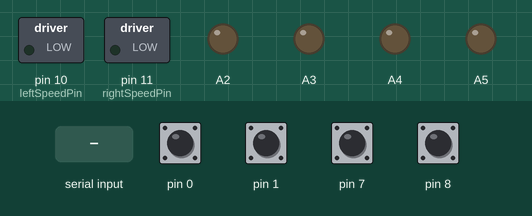
Bench run of a sketch on a simulated Arduino Uno, built with avr-gcc and run on an emulated ATmega328P. Parts: switched loads named in the sketch (green lamp = pin HIGH), output pins drawn as LEDs (lit = HIGH). The test bench sets the inputs (shaded band); at power-on: pin 0, pin 1, pin 7, pin 8 HIGH. What the sketch prints to the serial monitor is not drawn.

Above: at 1.2 s.
1.3 s: "90,45\n" received over Serial
At 3.3 s:
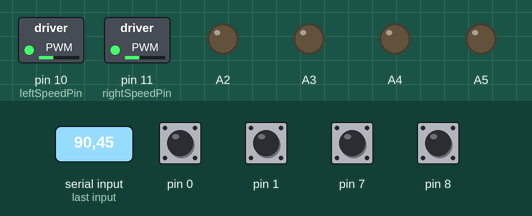
4.3 s: "30,150\n" received over Serial
At 5.5 s:
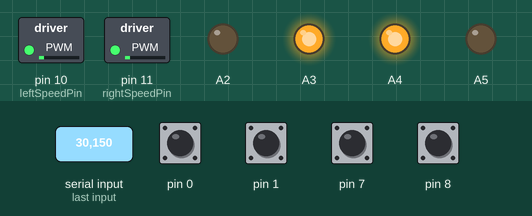
7.3 s: "200\n" received over Serial
At 9.7 s:
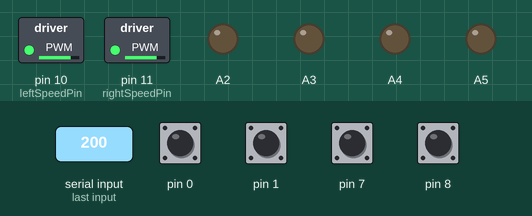
10.3 s: "90\n" received over Serial
At 11.0 s:
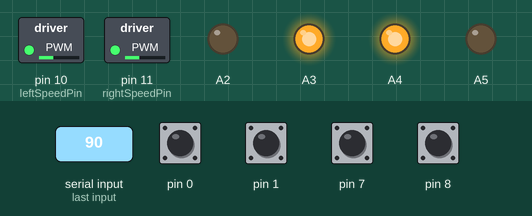
Timing chart, 0 to 13.4 s (numbered marks = the images above; inputs shaded):
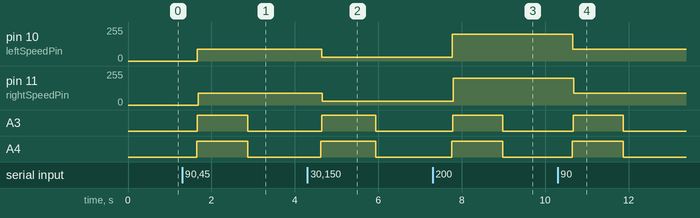

Measured:
- after the input at 1.3 s, pin 10 (leftSpeedPin): 0/255 → 90/255 after 0.36 s; pin 11 (rightSpeedPin): 0/255 → 90/255 after 0.38 s; A3: LOW → HIGH after 0.36 s, → LOW 1.2 s later; A4: LOW → HIGH after 0.34 s, → LOW 1.2 s later
- after the input at 4.3 s, pin 10 (leftSpeedPin): 90/255 → 30/255 after 0.34 s; pin 11 (rightSpeedPin): 90/255 → 30/255 after 0.36 s; A3: LOW → HIGH after 0.34 s, → LOW 1.3 s later; A4: LOW → HIGH after 0.33 s, → LOW 1.3 s later
- after the input at 7.3 s, pin 10 (leftSpeedPin): 30/255 → 200/255 after 0.48 s; pin 11 (rightSpeedPin): 30/255 → 200/255 after 0.50 s; A3: LOW → HIGH after 0.48 s, → LOW 1.2 s later; A4: LOW → HIGH after 0.46 s, → LOW 1.2 s later
- after the input at 10.3 s, pin 10 (leftSpeedPin): 200/255 → 90/255 after 0.36 s; pin 11 (rightSpeedPin): 200/255 → 90/255 after 0.38 s; A3: LOW → HIGH after 0.37 s, → LOW 1.2 s later; A4: LOW → HIGH after 0.35 s, → LOW 1.2 s later

The sketch:

1d_wheel_control.ino
```cpp
#include <Movement.h>
#include <BasicEncoder.h>
#include <TimerOne.h>

//Movement (VNH5019 Motor Driver Carrier)
byte rightDirectionA = A3; //"clockwise" input
byte rightDirectionB = A2; //"counterclockwise" input
byte rightSpeedPin = 11; //PWM input
byte leftDirectionA = A5; //"clockwise" input
byte leftDirectionB = A4; //"counterclockwise" input
byte leftSpeedPin = 10; //PWM input


//Odometry (8400 CPR Encoder)
byte rightEncoderA = 7;
byte rightEncoderB = 8;
byte leftEncoderA = 0;
byte leftEncoderB = 1;
Movement move = Movement(rightSpeedPin, rightDirectionA, rightDirectionB, leftSpeedPin, leftDirectionA, leftDirectionB);
float wheelRatio = 1.0 ;//1.01; //ratio between left and right wheel circumference
BasicEncoder leftEncoder(leftEncoderA,leftEncoderB);
BasicEncoder rightEncoder(rightEncoderA,rightEncoderB);

void timer_service() {
  leftEncoder.service();
  rightEncoder.service();
  Serial.print(leftEncoder.get_count());
  Serial.print(" ");
  Serial.println(rightEncoder.get_count());
 }

void setup(){
  Serial.begin(115200);
  while (!Serial) {} //wait for Serial to connect
  rightEncoder.set_reverse();
  Timer1.initialize(50);
  Timer1.attachInterrupt(timer_service);
} //end setup

void loop() {
  if (Serial.available()) {
    int speed = Serial.parseInt();
    if (speed > 0)       { move.forward(speed, speed*wheelRatio); }
    else if (speed < 0 ) { move.backward(-speed, -speed*wheelRatio); }
    else                 { move.stop(); }
  } //end Serial connected

} //end loop
```
